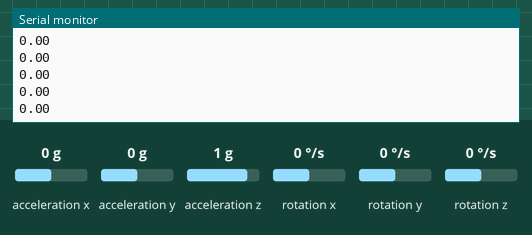
This sketch was run on a simulated Arduino Uno, built with avr-gcc and run on an emulated ATmega328P. Parts: the last lines printed to the serial monitor. Inputs (shaded band) come from the test bench; at power-on: acceleration x 0 g, acceleration y 0 g, acceleration z 1 g, rotation x 0 °/s, rotation y 0 °/s, rotation z 0 °/s.

Above: at 8.2 s.
8.3 s: acceleration x set to -1.4 g
At 9.3 s:
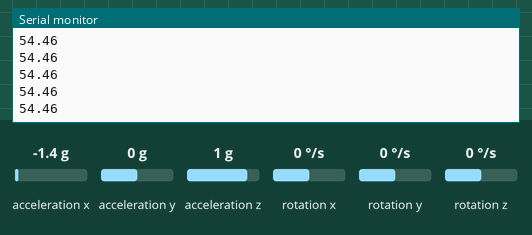
9.8 s: acceleration y set to -1.4 g
At 10.5 s:
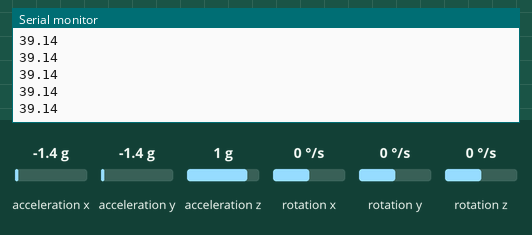
11.3 s: acceleration z set to -1.4 g
At 11.8 s:
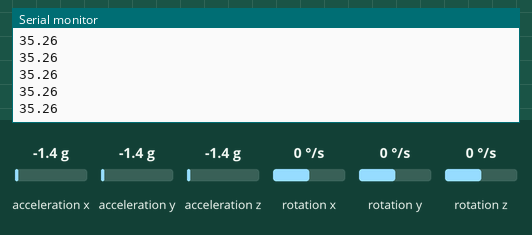
Timing chart, 0 to 14.3 s (numbered marks = the images above; inputs shaded):
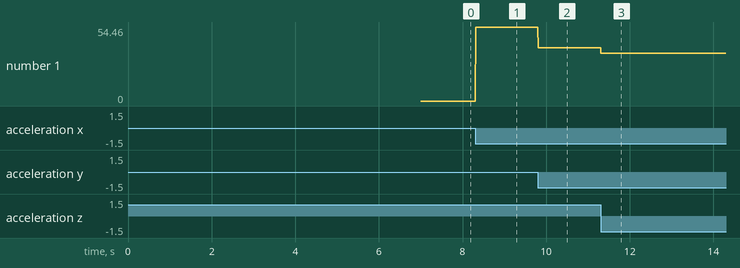

Measured:
- after the input at 8.3 s, the serial monitor: prints a new line at once (image 1)
- after the input at 9.8 s, the serial monitor: prints a new line at once (image 2)
- after the input at 11.3 s, the serial monitor: prints a new line at once (image 3)
- plotted number 1: 0 → 54.46 after the input at 8.3 s, 54.46 → 39.14 after the input at 9.8 s, 39.14 → 35.26 after the input at 11.3 s

The sketch:

sensor_test.ino
```cpp
#include <MPU9250.h>

MPU9250 mpu;

void setup()
{
    Serial.begin(115200);

    Wire.begin();

    delay(2000);
    mpu.setup();

    delay(5000);

    // calibrate anytime you want to
    mpu.calibrateAccelGyro();
    //mpu.calibrateMag();

    mpu.printCalibration();
}

void loop()
{
  mpu.update();
  Serial.println(mpu.getPitch());
}
```
